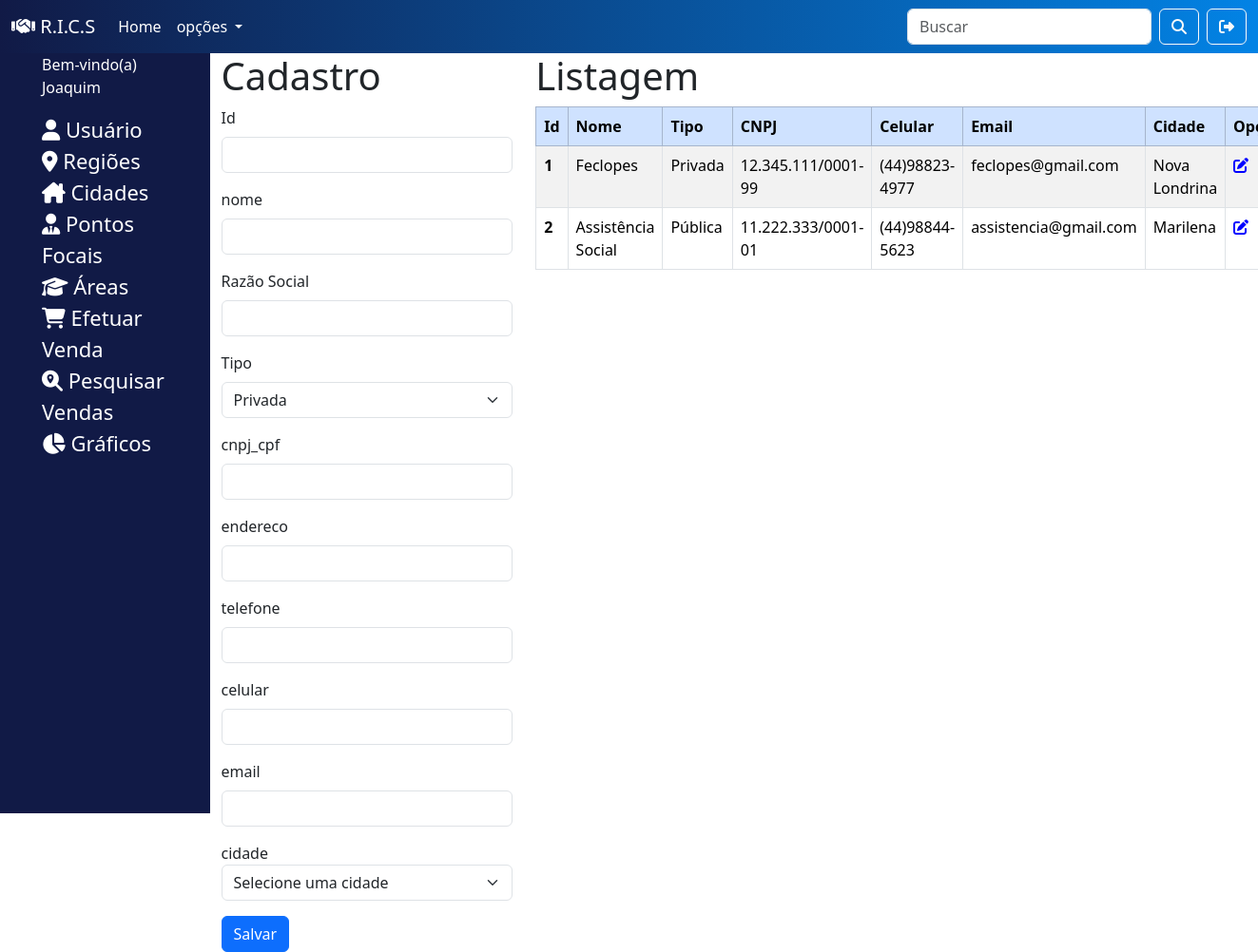
Screenshot of /sistema/pontoFocal.php (signed in) with the database file from the repository.
### tables this page shows
CREATE TABLE ponto_focal (
    id INT PRIMARY KEY NOT NULL AUTO_INCREMENT,
    nome VARCHAR(45),
    razao_social VARCHAR(45),
    tipo VARCHAR(45),
    cnpj_cpf VARCHAR(45),
    endereco VARCHAR(255),
    telefone VARCHAR(45),
    celular VARCHAR(45),
    email VARCHAR(45),
    id_cidade_fk INT,
    FOREIGN KEY (id_cidade_fk) REFERENCES cidade(id)
);

CREATE TABLE cidade(
    id INT PRIMARY KEY NOT NULL AUTO_INCREMENT,
    nome VARCHAR(45) NOT NULL,
    cep VARCHAR(15),
    estado CHAR(2),
    id_regiao_fk INT,
    FOREIGN KEY (id_regiao_fk) REFERENCES regiao(id)
);

### sistema/pontoFocal.php (the view, shortened to what this page needs)
<?php
  include './backend/conexao.php';
  include './recursos/cabecalho.php';
  $destino = "./backend/pontoFocal/inserir.php";
?>
<body>
  <?php include './recursos/menuSuperior.php'?>
  <div class="container-fluid">
    <div class="row">
      <div class="col-2 menu">
        <?php include './recursos/menuLateral.php' ?>
      </div>
      <div class="col-3">
        <h1> Cadastro </h1>
        <form action="<?= $destino ?>" method="post">
          <div class="mb-3">
            <label class="form-label"> Id </label>
            <input readonly name="id" type="text" value="<?php echo isset($pontoFocals) ? $pontoFocals['id']: "" ?>" class="form-control">
          </div>
          <div class="mb-3">
            <label class="form-label"> nome </label>
            <input name="nome" type="text" autofocus value="<?php echo isset($pontoFocals) ? $pontoFocals['nome']: "" ?>" class="form-control">
          </div>
          <div class="mb-3">
            <label class="form-label"> Razão Social </label>
            <input name="razao_social" type="text" value="<?php echo isset($pontoFocals) ? $pontoFocals['razao_social']: "" ?>" class="form-control">
          </div>
          <div class="mb-3">
            <label class="form-label"> Tipo </label>
            <select class="form-select" name="tipo">
              <option value="Privada"> Privada </option>
            </select>
          </div>
          <div class="mb-3">
            <label class="form-label"> cnpj_cpf </label>
            <input name="cnpj_cpf" type="text" value="<?php echo isset($pontoFocals) ? $pontoFocals['cnpj_cpf']: "" ?>" class="form-control cnpj">
          </div>
          <div class="mb-3">
            <label class="form-label"> endereco </label>
            <input name="endereco" type="text" value="<?php echo isset($pontoFocals) ? $pontoFocals['endereco']: "" ?>" class="form-control">
          </div>
          <div class="mb-3">
            <label class="form-label"> telefone </label>
            <input name="telefone" type="text" value="<?php echo isset($pontoFocals) ? $pontoFocals['telefone']: "" ?>" class="form-control phone_with_ddd">
          </div>
          <div class="mb-3">
            <label class="form-label"> celular </label>
            <input name="celular" type="text" value="<?php echo isset($pontoFocals) ? $pontoFocals['celular']: "" ?>" class="form-control phone_with_ddd">
          </div>
          <div class="mb-3">
            <label class="form-label"> email </label>
            <input name="email" type="text" value="<?php echo isset($pontoFocals) ? $pontoFocals['email']: "" ?>" class="form-control">
          </div>
          <div class="mb-3">
            <label> cidade </label>
            <select name="cidade" class="form-select" required>
              <option> Selecione uma cidade </option>
            </select>
          </div>
          <button type="submit" class="btn btn-primary"> Salvar </button>
        </form>
      </div>
      <div class="col-7">
        <h1> Listagem </h1>
        <table id="tabela" class="table table-striped table-bordered" >
          <thead class="table-primary">
            <tr>
              <th scope="col">Id</th>
              <th scope="col">Nome</th>
              <th scope="col">Tipo</th>
              <th scope="col">CNPJ</th>
              <th scope="col">Celular</th>
              <th scope="col">Email</th>
              <th scope="col">Cidade</th>
              <th scope="col">Opções</th>
            </tr>
          </thead>
          <tbody>
          <?php
            $sql = "SELECT * FROM ponto_focal";
            $dados = mysqli_query($conexao, $sql);
            while($coluna = mysqli_fetch_assoc($dados)){
          ?>
            <tr>
              <th scope="row"> <?php echo $coluna['id'] ?></th>
              <td> <?php echo $coluna['nome'] ?> </td>
              <td> <?php echo $coluna['tipo'] ?> </td>
              <td> <?php echo $coluna['cnpj_cpf'] ?> </td>
              <td> <?php echo $coluna['celular'] ?> </td>
              <td> <?php echo $coluna['email'] ?> </td>
              <?php
                $sql = "SELECT * FROM cidade WHERE id=".$coluna['id_cidade_fk'];
                $resultado = mysqli_query($conexao, $sql);
                $cidade = mysqli_fetch_assoc($resultado);
              ?>
              <td> <?php echo $cidade['nome'] ?> </td>
              <td>
                <a href="./pontoFocal.php?id=<?= $coluna['id'] ?>"> <i class="fa-solid fa-pen-to-square me-3" style="color: blue;"></i></a>
              </td>
            </tr>
          <?php }  ?>
          </tbody>
        </table>
      </div>
    </div>
  </div>
</body>
</html>

### sistema/recursos/cabecalho.php (shortened to what this page needs)
<!DOCTYPE html>
<html lang="pt-br">
<head>
  <link rel="stylesheet" href="https://cdnjs.cloudflare.com/ajax/libs/font-awesome/6.7.2/css/all.min.css"
 />
  <link href="https://cdn.jsdelivr.net/npm/bootstrap@5.3.7/dist/css/bootstrap.min.css" rel="stylesheet"
>
    <link rel="stylesheet" href="https://cdn.datatables.net/2.3.2/css/dataTables.dataTables.css" />
    <link rel="stylesheet" href="https://cdnjs.cloudflare.com/ajax/libs/notyf/3.10.0/notyf.min.css" />
    <link rel="stylesheet" href="estilo.css">
</head>

### sistema/recursos/menuSuperior.php (shortened to what this page needs)
<nav class="navbar navbar-expand-lg bg-primary navbar-dark navegacao">
  <div class="container-fluid">
    <a class="navbar-brand" href="#"> <i class="fa-solid fa-handshake"></i> R.I.C.S </a>
    <div class="collapse navbar-collapse" id="navbarSupportedContent">
      <ul class="navbar-nav me-auto mb-2 mb-lg-0">
        <li class="nav-item">
          <a class="nav-link active" aria-current="page" href="#">Home</a>
        </li>
        <li class="nav-item dropdown">
          <a class="nav-link active dropdown-toggle" href="#" role="button" data-bs-toggle="dropdown"
            aria-expanded="false">
            opções
          </a>
        </li>
      </ul>
      <form class="d-flex" role="search">
        <input class="form-control me-2" type="search" placeholder="Buscar" aria-label="Search" />
        <button class="btn btn-outline-light " type="submit"> <i class="fa-solid fa-magnifying-glass"></i> </button>
        <a href="./backend/sair.php" class="btn btn-outline-light ms-2"> <i class="fa-solid fa-right-from-bracket"></i> </a>
      </form>
    </div>
  </div>
</nav>

### sistema/recursos/menuLateral.php
<ul class="menu">
  <p style="color:white;">
    Bem-vindo(a) <?php echo $_SESSION['usuario']; ?>
  </p>
   <li><a href="principal.php" class="menu-item"> <i class="fa-solid fa-user"></i> Usuário </a> </li>
  <li> <a href="regiao.php" class="menu-item"> <i class="fa-solid fa-location-dot"></i> Regiões </a> </li>
  <li> <a href="cidade.php" class="menu-item"> <i class="fa-solid fa-house-chimney"></i> Cidades </a> </li>
  <li> <a href="pontofocal.php" class="menu-item"> <i class="fa-solid fa-user-tie"></i> Pontos Focais </a> </li>
  <li> <a href="area.php" class="menu-item"> <i class="fa-solid fa-graduation-cap"></i> Áreas </a> </li>
  <li> <a href="venda.php" class="menu-item"> <i class="fa-solid fa-cart-shopping"></i> Efetuar Venda </a> </li>
  <li> <a href="listaVenda.php" class="menu-item"> <i class="fa-solid fa-magnifying-glass-location"></i> Pesquisar Vendas </a> </li>
  <li> <a href="grafico.php" class="menu-item"> <i class="fa-solid fa-chart-pie"></i> Gráficos </a> </li>
</ul>

### sistema/estilo.css (style rules this page uses)
.navegacao { background: linear-gradient(to right, rgb(17, 26, 70), rgb(2, 131, 229)); }
.menu { background-color: rgb(17, 26, 70); height: 100vh; list-style: none; }
.menu-item { color: white; padding: 8px 0px; text-decoration: none; font-size: 22px; }

### rows the page displays
ponto_focal: id "1", nome "Feclopes", tipo "Privada", cnpj_cpf "12.345.111/0001-99", celular "(44)98823-4977", email "feclopes@gmail.com", id_cidade_fk.nome "Nova Londrina"
ponto_focal: id "2", nome "Assistência Social", tipo "Pública", cnpj_cpf "11.222.333/0001-01", celular "(44)98844-5623", email "assistencia@gmail.com", id_cidade_fk.nome "Marilena"

### other values shown
$_SESSION['usuario'] "Joaquim"
